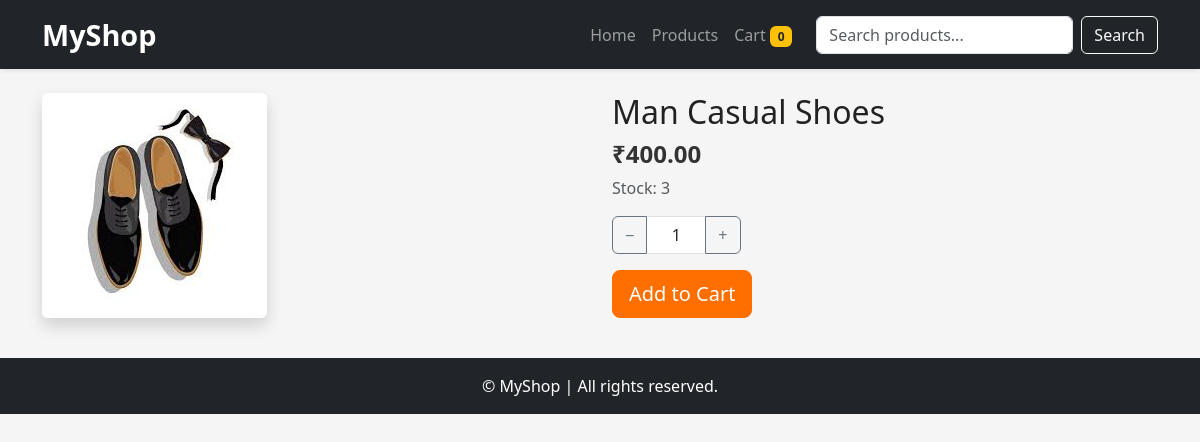
The page /product/man-casual-shoes/ on the database its author committed.
### store/models.py (models this page shows, shortened)
class Product(models.Model):
    name = models.CharField(max_length=255)
    slug = models.SlugField(max_length=255, unique=True, blank=True)
    description = models.TextField(blank=True)
    price = models.DecimalField(max_digits=10, decimal_places=2)
    image = models.ImageField(upload_to='products/', blank=True, null=True)
    stock = models.PositiveIntegerField(default=0)
    available = models.BooleanField(default=True)
    created = models.DateTimeField(auto_now_add=True)
    class Meta:
        ordering = ['-created']

### store/views.py (the view)
# urls.py: path('product/<slug:slug>/', views.product_detail, name='product_detail'),
@ensure_csrf_cookie
def product_detail(request, slug):
    product = get_object_or_404(Product, slug=slug, available=True)
    return render(request, 'store/product_detail.html', {'product': product})

### store/templates/store/product_detail.html (shortened to what this page needs)
{% extends 'store/base.html' %}
{% block content %}
<div class="row">
  <div class="col-md-6 mb-3">
    {% if product.image %}
    <img src="{{ product.image.url }}" class="img-fluid rounded shadow" alt="{{ product.name }}">
    {% endif %}
  </div>
  <div class="col-md-6">
    <h2>{{ product.name }}</h2>
    <p class="h4 fw-bold">₹{{ product.price }}</p>
    <p class="text-muted">Stock: <span id="stock-{{ product.slug }}">{{ product.stock }}</span></p>
    <div class="input-group mb-3" style="max-width:160px;">
      <button class="btn btn-outline-secondary" id="decr">−</button>
      <input id="qty" class="form-control text-center" value="1">
      <button class="btn btn-outline-secondary" id="incr">+</button>
    </div>
    <button class="btn btn-primary btn-lg" id="addBtn">Add to Cart</button>
  </div>
</div>
{% endblock %}

### store/static/store/css/style.css (style rules this page uses)
body { font-family: 'Segoe UI', Tahoma, Geneva, Verdana, sans-serif; background-color: #f5f5f5; color: #333; }
h2, h4, h5 { color: #222; }
.btn-primary { background-color: #ff6f00; border-color: #ff6f00; }
.input-group .form-control { max-width: 60px; }

### rows shown on the page
Product: image (picture), name "Man Casual Shoes", price "400.00", stock "3"

### other values the page prints
{{ cart_item_count|default:0 }} "0"
